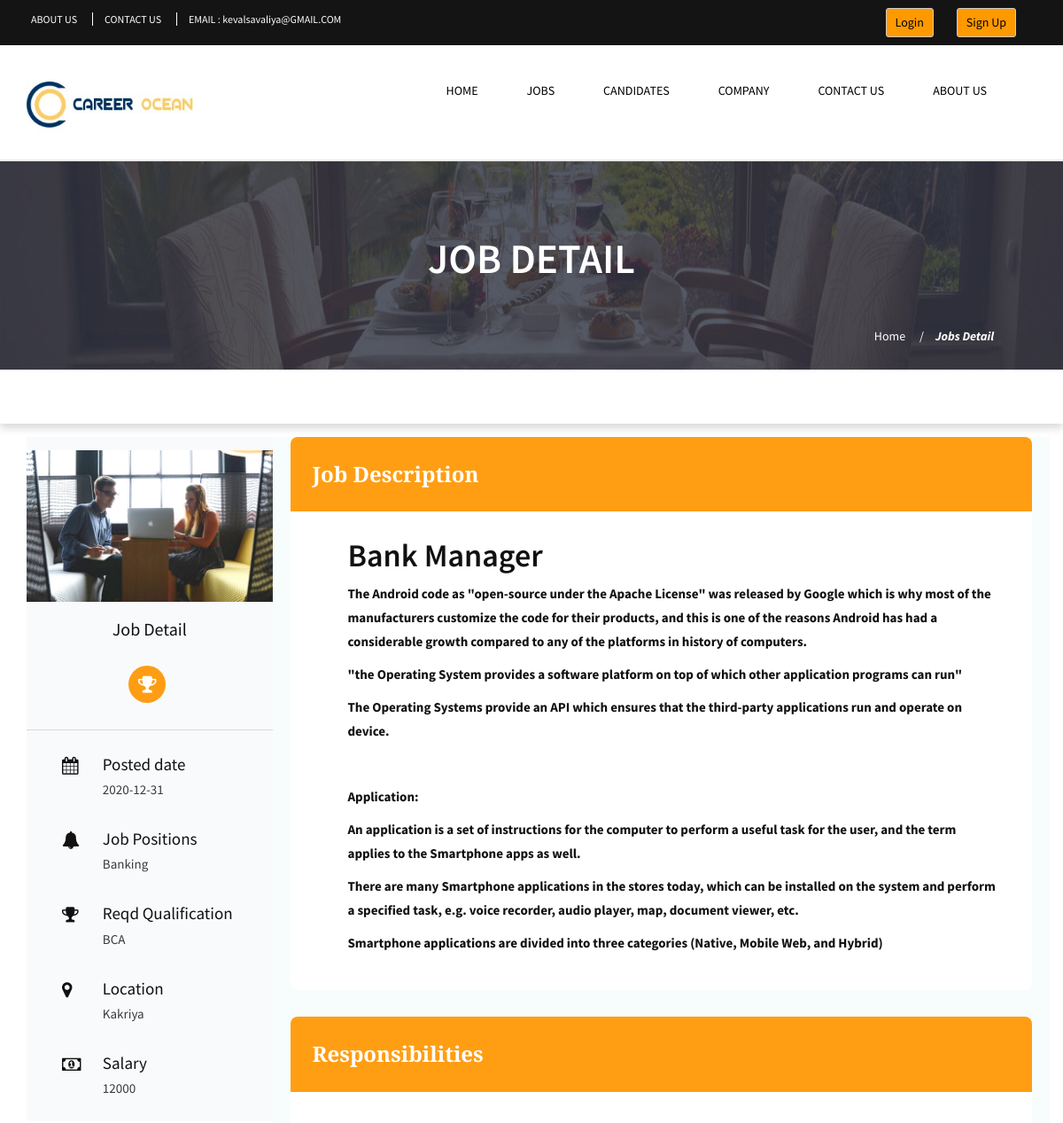
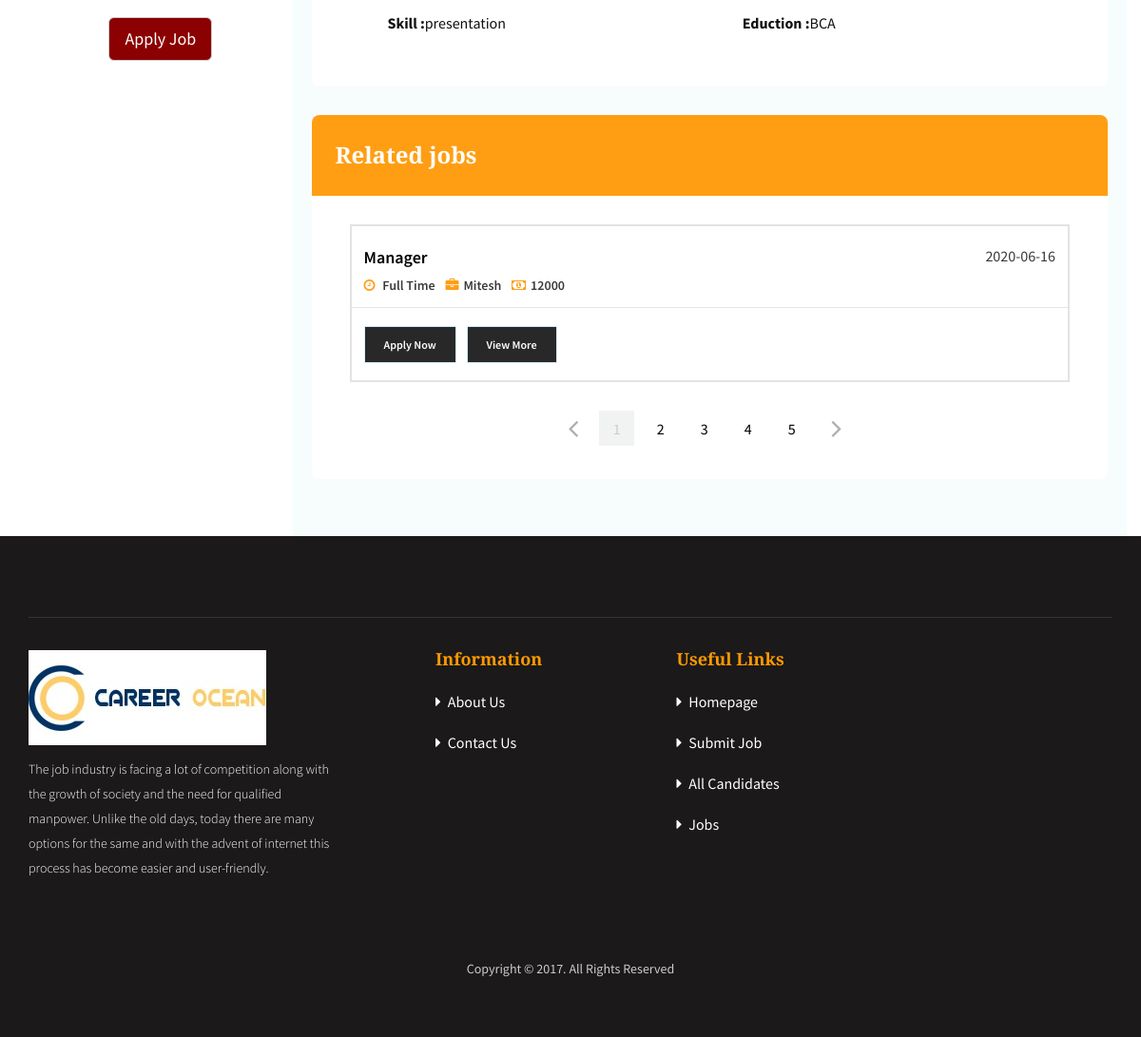
Screenshot of /index.php/jobs_detail/index/17 with the database file from the repository (2 pictures, top to bottom).
### tables this page shows
CREATE TABLE IF NOT EXISTS `job_post` (
  `job_id` int(11) NOT NULL AUTO_INCREMENT,
  `company_id` int(11) NOT NULL,
  `job_title` varchar(255) NOT NULL,
  `image` text NOT NULL,
  `location_id` int(11) NOT NULL,
  `branch_id` int(11) NOT NULL,
  `post_id` int(11) NOT NULL,
  `category_id` int(11) NOT NULL,
  `num_vacancy` int(11) NOT NULL,
  `start_date` date NOT NULL,
  `end_date` date NOT NULL,
  `exper_req` varchar(255) NOT NULL,
  `skill_id` int(11) NOT NULL,
  `basic_req` longtext NOT NULL,
  `salary_given` int(11) NOT NULL,
  `status` varchar(255) NOT NULL,
  `education_id` int(11) NOT NULL,
  PRIMARY KEY (`job_id`)
);

CREATE TABLE IF NOT EXISTS `post` (
  `post_id` int(11) NOT NULL AUTO_INCREMENT,
  `post_name` varchar(255) NOT NULL,
  `category_id` int(11) NOT NULL,
  PRIMARY KEY (`post_id`)
);

CREATE TABLE IF NOT EXISTS `education` (
  `education_id` int(11) NOT NULL AUTO_INCREMENT,
  `education_name` varchar(255) NOT NULL,
  PRIMARY KEY (`education_id`)
);

CREATE TABLE IF NOT EXISTS `location` (
  `location_id` int(11) NOT NULL AUTO_INCREMENT,
  `country_id` int(11) NOT NULL,
  `state_id` int(11) NOT NULL,
  `city_id` int(11) NOT NULL,
  `location_name` varchar(255) NOT NULL,
  `location_status` varchar(255) NOT NULL,
  PRIMARY KEY (`location_id`)
);

CREATE TABLE IF NOT EXISTS `skill` (
  `skill_id` int(11) NOT NULL AUTO_INCREMENT,
  `skill_name` varchar(255) NOT NULL,
  PRIMARY KEY (`skill_id`)
);

CREATE TABLE IF NOT EXISTS `company` (
  `company_id` int(11) NOT NULL AUTO_INCREMENT,
  `company_name` varchar(255) NOT NULL,
  `contact` bigint(11) NOT NULL,
  `contact_person` bigint(11) NOT NULL,
  `image` varchar(255) NOT NULL,
  `email` varchar(255) NOT NULL,
  `password` varchar(255) NOT NULL,
  `country_id` int(11) NOT NULL,
  `state_id` int(11) NOT NULL,
  `city_id` int(11) NOT NULL,
  `location_id` int(11) NOT NULL,
  `address` varchar(255) NOT NULL,
  `company_details` text NOT NULL,
  `company_status` varchar(255) NOT NULL,
  `payment_status` int(11) NOT NULL DEFAULT '0',
  PRIMARY KEY (`company_id`)
);

### application/controllers/jobs_detail.php (called while the page is built, shortened)
<?php
	class jobs_detail extends CI_Controller
	{
		function index($job_id=0)
		{
			if($job_id)
			{
				$this->db->select('location.location_name,skill.skill_name,post.post_name,education.education_name,job_post.*');
				$this->db->join('location','location.location_id=job_post.location_id');
				$this->db->join('skill','skill.skill_id=job_post.skill_id');
				$this->db->join('post','post.post_id=job_post.post_id');
				$this->db->join('education','education.education_id=job_post.education_id');
				$this->db->where('job_id',$job_id);
				$data['jobdetail'] = $this->db->get('job_post')->row_array();
			}
				$this->db->select('location.location_name,skill.skill_name,post.post_name,education.education_name,company.company_name,job_post.*');
				$this->db->join('location','location.location_id=job_post.location_id');
				$this->db->join('skill','skill.skill_id=job_post.skill_id');
				$this->db->join('post','post.post_id=job_post.post_id');
				$this->db->join('company','company.company_id=job_post.company_id');
				$this->db->join('education','education.education_id=job_post.education_id');
				$data['jobpost'] = $this->db->get('job_post')->result_array();
			$this->load->view('jobs_detail',$data);
		}
	}
?>

### index.php (called while the page is built, shortened)
<?php
require_once BASEPATH.'core/CodeIgniter.php';

### application/views/jobs_detail.php (the view, shortened to what this page needs)
<div class="detail_page">
    <div class="banner">
        <img src="<?php echo base_url('assets/images/detail_slider_banner.jpg')?>" alt="banner" title="banner" class="img-responsive"/>
        <div class="container">
            <h1>job Detail</h1>
            <div class="bread-crumb">
                <ul class="list-inline">
                    <li>
                                <a href="<?php echo site_url('home/index'); ?>">Home</a>
                            </li>
                            <li>
                                <a href="<?php echo site_url('apply_job_form/index'); ?>">Jobs Detail</a>
                            </li>
                </ul>
            </div>
        </div>
    </div>
    <div class="detail_search">
        <div class="container">
            <div class="row">
                <div class="col-sm-10 col-md-10 col-xs-12 search">
                </div>
            </div>
        </div>
    </div>
    <div class="container">
        <div class="row">
            <div class="col-sm-3 hidden-xs columnleft">
                <div class="profile">
                    <img src="<?php echo base_url('assets/images/about-image.jpg')?>" alt="profile" title="profile" class="img-responsive"/>
                    <h3>Job Detail</h3>
                    <ul class="list-inline icons">
                        <li>
                            <i class="fa fa-trophy" aria-hidden="true"></i>
                        </li>
                    </ul>
                    <ul class="list-unstyled ico2">
                        <li>
                            <i class="fa fa-calendar"></i>
                            <div class="detail">
                                Posted date <br/>
                                <span><?php echo $jobdetail['start_date'] ?></span>
                            </div>
                        </li>
                        <li>
                            <i class="fa fa-bell" aria-hidden="true"></i>
                            <div class="detail">
                                Job Positions <br/>
                                <span><?php echo $jobdetail['post_name'] ?></span>
                            </div>
                        </li>
                        <li>
                            <i class="fa fa-trophy" aria-hidden="true"></i>
                            <div class="detail">
                                Reqd Qualification <br/>
                                <span><?php echo $jobdetail['education_name'] ?></span>
                            </div>
                        </li>
                        <li>
                            <i class="fa fa-map-marker" aria-hidden="true"></i>
                            <div class="detail">
                                Location <br/>
                                <span><?php echo $jobdetail['location_name'] ?> </span>
                            </div>
                        </li>
                        <li>
                            <i class="fa fa-money"></i>
                            <div class="detail">
                                Salary <br/>
                                <span><?php echo $jobdetail['salary_given'] ?></span>
                            </div>
                        </li>
                    </ul>
                </div>
                <br/>
               <center> <button type="button" style="color:white;background-color: darkred;" class="btn btn-default btn-lg" onclick="location.href='<?php echo site_url('apply_job_form/index/'.$jobdetail['job_id']); ?>'">Apply Job</button></center>
            </div>
            <div class="col-sm-9 col-xs-12 bgcontent">
                <div class="category-block col-sm-12">
                    <div class="heading">Job Description
                    </div>
                    <div class="description-box">
                        <h3><?php echo $jobdetail['job_title'] ?></h3>
                        <p>
                            <?php echo $jobdetail['basic_req'] ?>
                        </p>
                    </div>
                </div>
                <div class="responsibility-block col-sm-12">
                    <div class="heading">Responsibilities</div>
                    <div class="description-box">
                        <ul class="list-unstyled">
                            <li><i class="icofont icofont-check-alt"></i> <b>Skill :</b><?php echo $jobdetail['skill_name'] ?> </li>
                            <li><i class="icofont icofont-check-alt"></i> <b>Eduction :</b><?php echo $jobdetail['education_name'] ?> </li>
                        </ul>
                    </div>
                </div>
                <div class="related-block col-sm-12">
                    <div class="heading">Related jobs</div>
                    <?php
                        foreach ($jobpost as $value) {
                     ?>
                    <div class="products">
                        <h1><?php echo $value['post_name'] ?><span><?php echo $value['start_date'] ?></span></h1>
                        <ul class="list-inline link">
                            <li>
                                <a href="#"><i class="fa fa-clock-o"></i> Full Time</a>
                            </li>
                            <li>
                                <a href="#"><i class="fa fa-briefcase"></i><?php echo $value['company_name'] ?></a>
                            </li>
                            <li>
                                <a href="#"><i class="fa fa-money"></i><?php echo $value['salary_given'] ?></a>
                            </li>
                        </ul>
                        <ul class="list-inline applynow">
                            <li><a href="<?php echo site_url('apply_job_form/index/'.$value['job_id']);?>">Apply Now</a></li>
                            <li><a href="<?php echo site_url('jobs_detail/index/'.$value['job_id']);?>">View More</a></li>
                        </ul>
                    </div>
                    <?php } ?>
                    <div class="col-xs-12 col-sm-12 col-md-12 col-lg-12" style="text-align:center">
                         <ul class="pagination">
                            <li>
                                <a href="#" aria-label="Previous"><span aria-hidden="true" class="fa fa-angle-left"></span></a>
                            </li>
                            <li class="active">
                                <a href="#"> 1</a>
                            </li>
                            <li>
                               <a href="#"> 2</a>
                            </li>
                            <li>
                                <a href="#">3</a>
                            </li>
                            <li>
                                <a href="#"> 4</a>
                            </li>
                            <li>
                                <a href="#"> 5</a>
                            </li>
                            <li>
                               <a href="#" aria-label="Next"><span aria-hidden="true" class="fa fa-angle-right"></span></a>
                            </li>
                        </ul>
                    </div>
                </div>
            </div>
        </div>
    </div>
</div>

### rows the page displays
job_post: start_date "2020-12-31", post.post_name "Banking", education.education_name "BCA", location.location_name "Kakriya", salary_given "12000", job_title "Bank Manager", basic_req "The Android code as \"open-source under the Apache License\" was released by Google which is why most of the manufacturers customize the code for their products, and this is one of the reasons Android has had a considerable growth compared to any of the platforms in history of computers. \"the Operating System provides a software platform on top of which other application programs can run\" The Operating Systems provide an API which ensures that the third-party applications run and operate on device. Application: An application is a set of instructions for the computer to perform a useful task for the user, and the term applies to the Smartphone apps as well. There are many Smartphone…", skill.skill_name "presentation"
job_post: post.post_name "Manager", start_date "2020-06-16", company.company_name "Mitesh", salary_given "12000"
